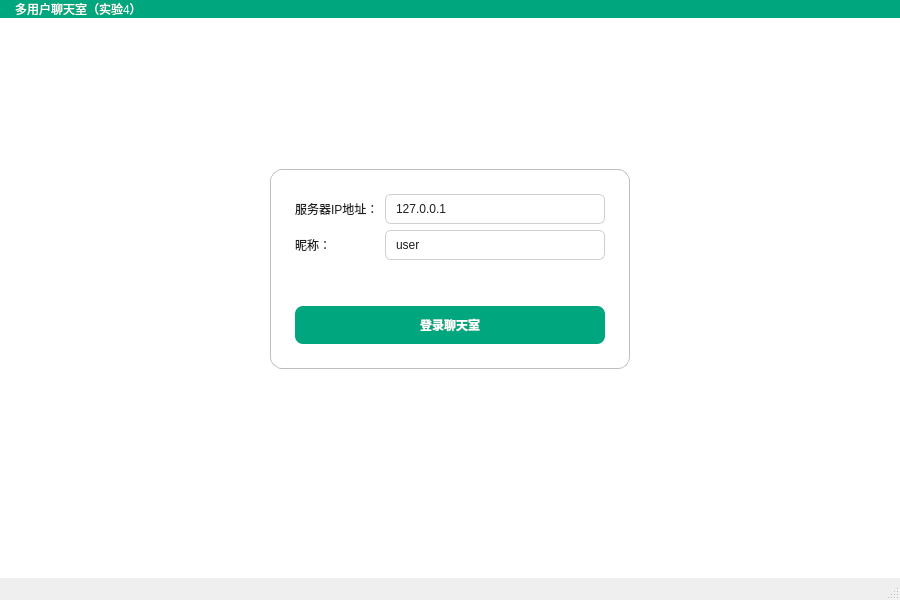
<?xml version="1.0" encoding="UTF-8"?>
<ui version="4.0">
 <class>ClientWindow</class>
 <widget class="QMainWindow" name="ClientWindow">
  <property name="geometry">
   <rect>
    <x>0</x>
    <y>0</y>
    <width>900</width>
    <height>600</height>
   </rect>
  </property>
  <property name="windowTitle">
   <string>MainWindow</string>
  </property>
  <widget class="QWidget" name="centralwidget">
   <property name="styleSheet">
    <string notr="true">QWidget{background:#ffffff;color:#1f1f1f;font:10pt &quot;Microsoft YaHei&quot;;}
QLineEdit{background:#ffffff;color:#1f1f1f;border:1px solid #cfcfcf;border-radius:6px;padding:6px 8px;}
QPlainTextEdit{background:#ffffff;color:#1f1f1f;border:1px solid #cfcfcf;border-radius:8px;padding:6px;}
QListWidget{background:#ffffff;color:#1f1f1f;border:1px solid #cfcfcf;border-radius:8px;}
QPushButton{background:#00a67d;color:#ffffff;border:none;border-radius:8px;padding:10px 14px;font-weight:600;}
QPushButton:hover{background:#009a74;}
QPushButton:pressed{background:#008a67;}
QPushButton#pushButtonExit{background:#e74c3c;}
QPushButton#pushButtonExit:hover{background:#d64535;}
QPushButton#pushButtonExit:pressed{background:#c0392b;}</string>
   </property>
   <layout class="QVBoxLayout" name="verticalLayoutRoot">
    <property name="spacing">
     <number>0</number>
    </property>
    <property name="leftMargin">
     <number>0</number>
    </property>
    <property name="topMargin">
     <number>0</number>
    </property>
    <property name="rightMargin">
     <number>0</number>
    </property>
    <property name="bottomMargin">
     <number>0</number>
    </property>
    <item>
     <widget class="QLabel" name="labelTitle">
      <property name="minimumHeight">
       <number>60</number>
      </property>
      <property name="styleSheet">
       <string notr="true">QLabel#labelTitle{background:#00a67d;color:white;font: 20pt &quot;Microsoft YaHei&quot;;padding-left:12px;}</string>
      </property>
      <property name="text">
       <string>多用户聊天室（实验4）</string>
      </property>
     </widget>
    </item>
    <item>
     <widget class="QStackedWidget" name="stackedWidget">
      <property name="currentIndex">
       <number>0</number>
      </property>
      <widget class="QWidget" name="pageLogin">
       <layout class="QVBoxLayout" name="verticalLayoutLoginPage">
        <item>
         <spacer name="verticalSpacerTop">
          <property name="orientation">
           <enum>Qt::Vertical</enum>
          </property>
          <property name="sizeHint" stdset="0">
           <size>
            <width>20</width>
            <height>140</height>
           </size>
          </property>
         </spacer>
        </item>
        <item>
         <layout class="QHBoxLayout" name="horizontalLayoutLoginCenter">
          <item>
           <spacer name="horizontalSpacerLeft">
            <property name="orientation">
             <enum>Qt::Horizontal</enum>
            </property>
            <property name="sizeHint" stdset="0">
             <size>
              <width>200</width>
              <height>20</height>
             </size>
            </property>
           </spacer>
          </item>
          <item>
           <widget class="QFrame" name="frameLogin">
            <property name="minimumSize">
             <size>
              <width>360</width>
              <height>200</height>
             </size>
            </property>
            <property name="styleSheet">
             <string notr="true">QFrame#frameLogin{border:1px solid #bdbdbd;border-radius:12px;background:#ffffff;}</string>
            </property>
            <property name="frameShape">
             <enum>QFrame::StyledPanel</enum>
            </property>
            <property name="frameShadow">
             <enum>QFrame::Raised</enum>
            </property>
            <layout class="QVBoxLayout" name="verticalLayoutLoginCard">
             <property name="leftMargin">
              <number>24</number>
             </property>
             <property name="topMargin">
              <number>24</number>
             </property>
             <property name="rightMargin">
              <number>24</number>
             </property>
             <property name="bottomMargin">
              <number>24</number>
             </property>
             <item>
              <layout class="QFormLayout" name="formLayoutLogin">
               <item row="0" column="0">
                <widget class="QLabel" name="labelServerIp">
                 <property name="text">
                  <string>服务器IP地址：</string>
                 </property>
                </widget>
               </item>
               <item row="0" column="1">
                <widget class="QLineEdit" name="lineEditHost">
                 <property name="text">
                  <string>127.0.0.1</string>
                 </property>
                </widget>
               </item>
               <item row="1" column="0">
                <widget class="QLabel" name="labelNick">
                 <property name="text">
                  <string>昵称：</string>
                 </property>
                </widget>
               </item>
               <item row="1" column="1">
                <widget class="QLineEdit" name="lineEditName">
                 <property name="text">
                  <string>user</string>
                 </property>
                </widget>
               </item>
              </layout>
             </item>
             <item>
              <widget class="QPushButton" name="pushButtonLogin">
               <property name="text">
                <string>登录聊天室</string>
               </property>
              </widget>
             </item>
            </layout>
           </widget>
          </item>
          <item>
           <spacer name="horizontalSpacerRight">
            <property name="orientation">
             <enum>Qt::Horizontal</enum>
            </property>
            <property name="sizeHint" stdset="0">
             <size>
              <width>200</width>
              <height>20</height>
             </size>
            </property>
           </spacer>
          </item>
         </layout>
        </item>
        <item>
         <spacer name="verticalSpacerBottom">
          <property name="orientation">
           <enum>Qt::Vertical</enum>
          </property>
          <property name="sizeHint" stdset="0">
           <size>
            <width>20</width>
            <height>200</height>
           </size>
          </property>
         </spacer>
        </item>
       </layout>
      </widget>
      <widget class="QWidget" name="pageChat">
       <layout class="QVBoxLayout" name="verticalLayoutChatPage">
        <property name="leftMargin">
         <number>10</number>
        </property>
        <property name="topMargin">
         <number>10</number>
        </property>
        <property name="rightMargin">
         <number>10</number>
        </property>
        <property name="bottomMargin">
         <number>10</number>
        </property>
        <item>
         <widget class="QSplitter" name="splitterChat">
          <property name="orientation">
           <enum>Qt::Horizontal</enum>
          </property>
          <widget class="QPlainTextEdit" name="plainTextEditChat">
           <property name="readOnly">
            <bool>true</bool>
           </property>
          </widget>
          <widget class="QListWidget" name="listWidgetUsers">
           <property name="minimumWidth">
            <number>140</number>
           </property>
           <property name="maximumWidth">
            <number>260</number>
           </property>
          </widget>
         </widget>
        </item>
        <item>
         <layout class="QHBoxLayout" name="horizontalLayoutSend">
          <item>
           <widget class="QLineEdit" name="lineEditMessage">
            <property name="placeholderText">
             <string>输入消息...</string>
            </property>
           </widget>
          </item>
          <item>
           <widget class="QPushButton" name="pushButtonSend">
            <property name="text">
             <string>发送</string>
            </property>
           </widget>
          </item>
          <item>
           <widget class="QPushButton" name="pushButtonExit">
            <property name="text">
             <string>退出</string>
            </property>
           </widget>
          </item>
         </layout>
        </item>
       </layout>
      </widget>
     </widget>
    </item>
   </layout>
  </widget>
  <widget class="QMenuBar" name="menubar"/>
  <widget class="QStatusBar" name="statusbar"/>
 </widget>
 <resources/>
 <connections/>
</ui>
